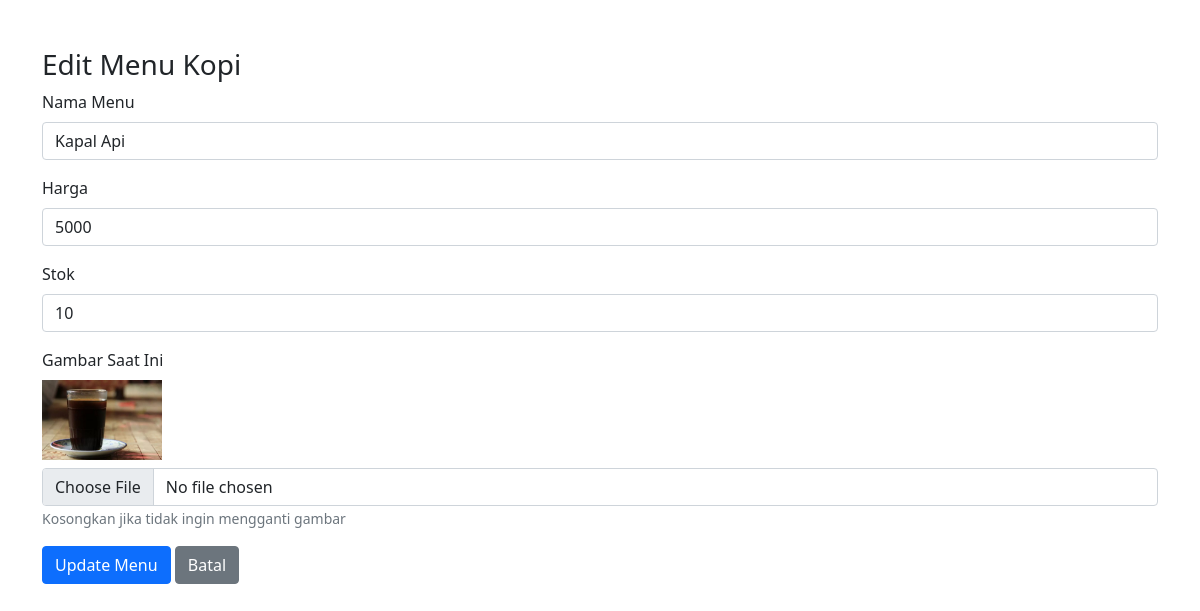
The page /admin/edit_menu.php?id=6 (signed in) on the database its author committed.
### tables this page shows
CREATE TABLE `menu` (
  `id_menu` int(11) NOT NULL,
  `nama` varchar(100) NOT NULL,
  `harga` int(11) NOT NULL,
  `gambar` varchar(255) NOT NULL,
  `stok` int(11) NOT NULL DEFAULT 0
);

### admin/edit_menu.php (the view, shortened to what this page needs)
<?php
require '../config.php';
$id = $_GET['id'];
$query = mysqli_query($db, "SELECT * FROM menu WHERE id_menu = $id");
$menu = mysqli_fetch_assoc($query);
?>
<!DOCTYPE html>
<html lang="en">
<head>
    <link href="../bootstrap-5.1.3-dist/css/bootstrap.min.css" rel="stylesheet">
</head>
<body>
<div class="container mt-5">
    <h3>Edit Menu Kopi</h3>
    <form action="" method="POST" enctype="multipart/form-data">
        <div class="mb-3">
            <label for="nama" class="form-label">Nama Menu</label>
            <input type="text" class="form-control" id="nama" name="nama" required value="<?= htmlspecialchars($menu['nama']) ?>">
        </div>
        <div class="mb-3">
            <label for="harga" class="form-label">Harga</label>
            <input type="number" class="form-control" id="harga" name="harga" required value="<?= (int)$menu['harga'] ?>">
        </div>
        <div class="mb-3">
            <label for="stok" class="form-label">Stok</label>
            <input type="number" class="form-control" id="stok" name="stok" required value="<?= (int)$menu['stok'] ?>">
        </div>
        <div class="mb-3">
            <label class="form-label">Gambar Saat Ini</label><br>
            <?php if ($menu['gambar']): ?>
                <img src="../uploads/<?= $menu['gambar'] ?>" width="120" class="mb-2"><br>
            <?php else: ?>
                <p class="text-muted">Belum ada gambar</p>
            <?php endif; ?>
            <input type="file" class="form-control" name="gambar">
            <small class="text-muted">Kosongkan jika tidak ingin mengganti gambar</small>
        </div>
        <button type="submit" class="btn btn-primary">Update Menu</button>
        <a href="../dashboard.php" class="btn btn-secondary">Batal</a>
    </form>
</div>
</body>
</html>

### rows shown on the page
menu: nama "Kapal Api", harga "5000", stok "10", gambar (picture)
